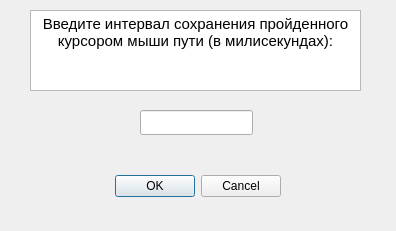
<?xml version="1.0" encoding="UTF-8"?>
<ui version="4.0">
 <class>timeIntervalSetDialog</class>
 <widget class="QDialog" name="timeIntervalSetDialog">
  <property name="geometry">
   <rect>
    <x>0</x>
    <y>0</y>
    <width>396</width>
    <height>231</height>
   </rect>
  </property>
  <property name="windowTitle">
   <string>Dialog</string>
  </property>
  <widget class="QDialogButtonBox" name="buttonBox">
   <property name="geometry">
    <rect>
     <x>-60</x>
     <y>170</y>
     <width>341</width>
     <height>32</height>
    </rect>
   </property>
   <property name="orientation">
    <enum>Qt::Horizontal</enum>
   </property>
   <property name="standardButtons">
    <set>QDialogButtonBox::Cancel|QDialogButtonBox::Ok</set>
   </property>
  </widget>
  <widget class="QLineEdit" name="lineEdit">
   <property name="geometry">
    <rect>
     <x>140</x>
     <y>110</y>
     <width>113</width>
     <height>25</height>
    </rect>
   </property>
  </widget>
  <widget class="QTextBrowser" name="textBrowser">
   <property name="geometry">
    <rect>
     <x>30</x>
     <y>10</y>
     <width>331</width>
     <height>81</height>
    </rect>
   </property>
   <property name="html">
    <string>&lt;!DOCTYPE HTML PUBLIC &quot;-//W3C//DTD HTML 4.0//EN&quot; &quot;http://www.w3.org/TR/REC-html40/strict.dtd&quot;&gt;
&lt;html&gt;&lt;head&gt;&lt;meta name=&quot;qrichtext&quot; content=&quot;1&quot; /&gt;&lt;style type=&quot;text/css&quot;&gt;
p, li { white-space: pre-wrap; }
&lt;/style&gt;&lt;/head&gt;&lt;body style=&quot; font-family:'Ubuntu'; font-size:11pt; font-weight:400; font-style:normal;&quot;&gt;
&lt;p align=&quot;center&quot; style=&quot; margin-top:0px; margin-bottom:0px; margin-left:0px; margin-right:0px; -qt-block-indent:0; text-indent:0px;&quot;&gt;Введите интервал сохранения пройденного курсором мыши пути (в милисекундах):&lt;/p&gt;&lt;/body&gt;&lt;/html&gt;</string>
   </property>
  </widget>
 </widget>
 <resources/>
 <connections>
  <connection>
   <sender>buttonBox</sender>
   <signal>accepted()</signal>
   <receiver>timeIntervalSetDialog</receiver>
   <slot>accept()</slot>
   <hints>
    <hint type="sourcelabel">
     <x>248</x>
     <y>254</y>
    </hint>
    <hint type="destinationlabel">
     <x>157</x>
     <y>274</y>
    </hint>
   </hints>
  </connection>
  <connection>
   <sender>buttonBox</sender>
   <signal>rejected()</signal>
   <receiver>timeIntervalSetDialog</receiver>
   <slot>reject()</slot>
   <hints>
    <hint type="sourcelabel">
     <x>316</x>
     <y>260</y>
    </hint>
    <hint type="destinationlabel">
     <x>286</x>
     <y>274</y>
    </hint>
   </hints>
  </connection>
 </connections>
</ui>
